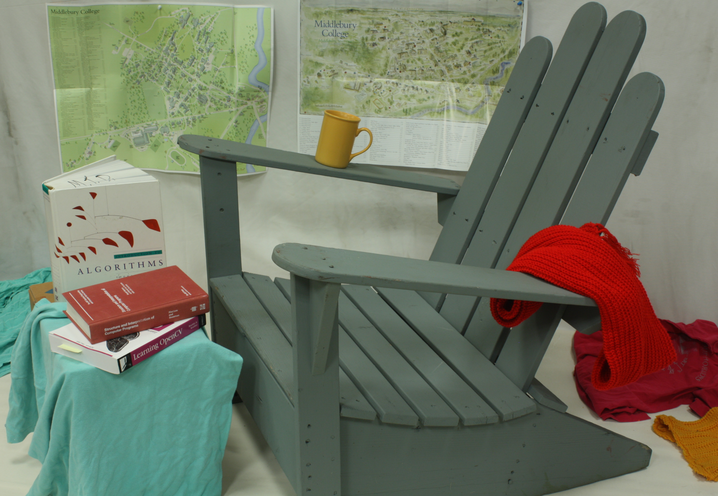
#> input picture source/2_left.png, 718 x 496 px
$ python compare_cost_function.py   (older library calls are emulated)
#> lines starting #> are read from the running program, lines starting #| are printed output that depends on the picture
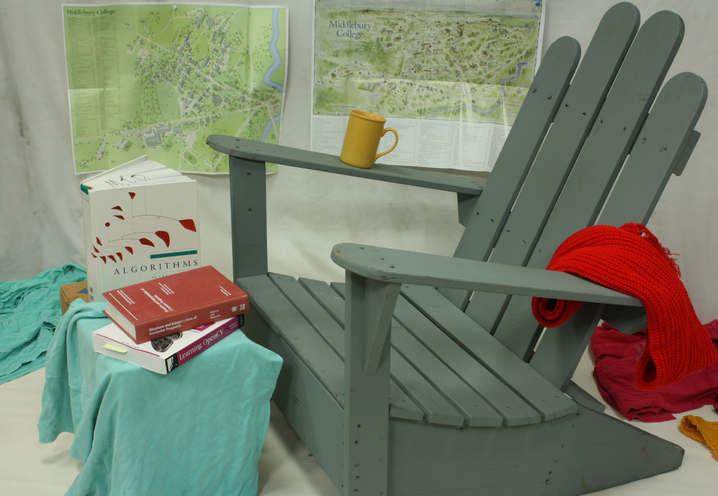
#> input picture source/2_right.png, 718 x 496 px
### utils.py
import matplotlib.pyplot as plt
import numpy as np

def show_images_side_by_side(left, right):
    # Show images side by side
    plt.figure(figsize=(10, 4))  # Optional: make the figure wider

    plt.subplot(1, 2, 1)
    plt.imshow(left, cmap='gray')
    plt.title('Left Image')
    plt.axis('off')

    plt.subplot(1, 2, 2)
    plt.imshow(right, cmap='gray')
    plt.title('Right Image')
    plt.axis('off')

    plt.tight_layout()
    plt.savefig("./result/left_right_image.png")
    print("Left and Right images are saved in the result folder")

### cost_function.py
import numpy as np
import cv2
from numpy.lib.stride_tricks import sliding_window_view
from matplotlib.cm import ScalarMappable
import matplotlib.pyplot as plt
# from utils import show_images_side_by_side
# from scipy.signal import find_peaks
import cv2.ximgproc
from numba import njit


# [62 lines left out: function compute_zncc, not called in this run]

def compute_ncc(left_img, right_img, window_size, max_disparity):
#> called with window_size = 5, max_disparity = 20
    assert left_img.shape == right_img.shape
    H, W = left_img.shape
#> H = 496; W = 718
    # window_area = window_size ** 2
    pad = window_size // 2

    # Convert to float32 and pad
    left = np.pad(left_img.astype(np.float32), pad, mode='constant')
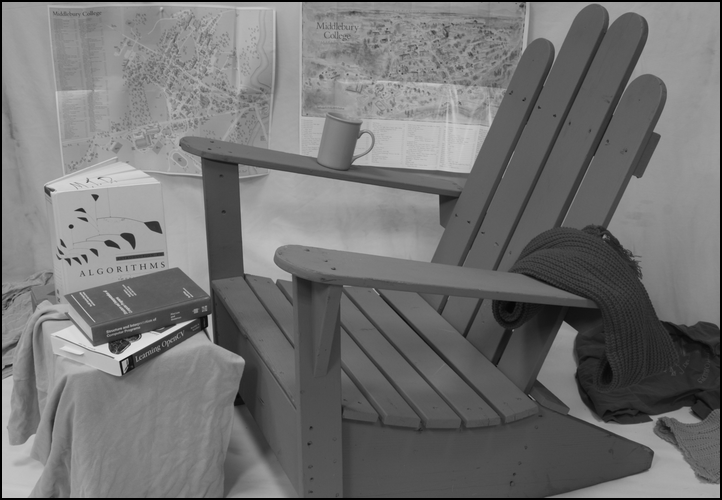
#> left: shape (500, 722) float32; min 0, max 231, mean 114.8
    right = np.pad(right_img.astype(np.float32), pad, mode='constant')
#> right: shape (500, 722) float32

    # Define convolution kernels
    sum_kernel = np.ones((window_size, window_size), dtype=np.float32)

    # Precompute left image statistics
    left_sq = left ** 2
    # sum_L = cv2.filter2D(left, -1, sum_kernel)[pad:-pad, pad:-pad]
    sum_L2 = cv2.filter2D(left_sq, -1, sum_kernel)[pad:-pad, pad:-pad]

    # Allocate NCC volume
    ncc_volume = np.zeros((H, W, max_disparity), dtype=np.float32)

    # Define shift function to simulate disparity
    shift = lambda arr: np.pad(arr, ((0, 0), (0, 1)), mode='constant')[:, 1:]

    # Compute NCC for each disparity level
    for d in range(max_disparity):
        # Shift right image and compute statistics
        right_shifted = right
        right_sq = right_shifted ** 2
        # sum_R = cv2.filter2D(right, -1, sum_kernel)[pad:-pad, pad:-pad]
        sum_R2 = cv2.filter2D(right_sq, -1, sum_kernel)[pad:-pad, pad:-pad]

        sum_LR = cv2.filter2D(left * right_shifted, -1, sum_kernel)[pad:-pad, pad:-pad]

        numerator = sum_LR
        denominator = np.sqrt(np.maximum(sum_L2 * sum_R2, 1e-8))
        ncc = numerator / denominator

        ncc_volume[:, :, d] = ncc

        # Shift right image one pixel left for next disparity
        right = shift(right)
#> this loop made 20 passes
#> pass 1, in compute_ncc, `sum_LR = cv2.filter2D(left * right_shifted, -1, sum_kernel)[pad:-pad, ..`:
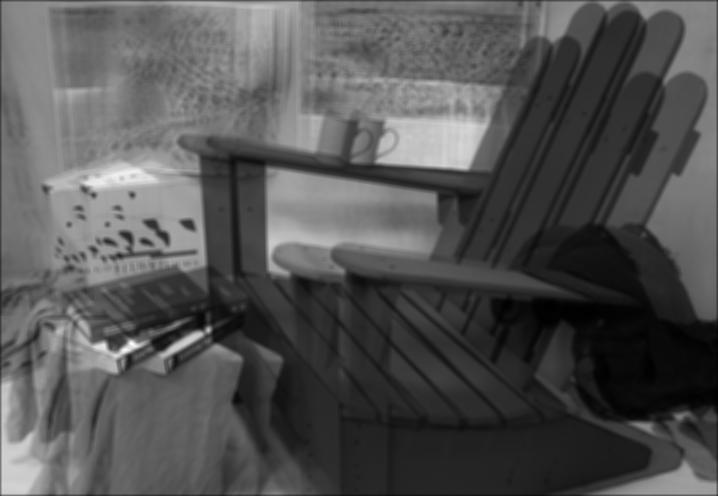
#> sum_LR: shape (496, 718) float32; min 2794, max 1173421, mean 386266.5; drawn with min black and max white
#> after the loop:
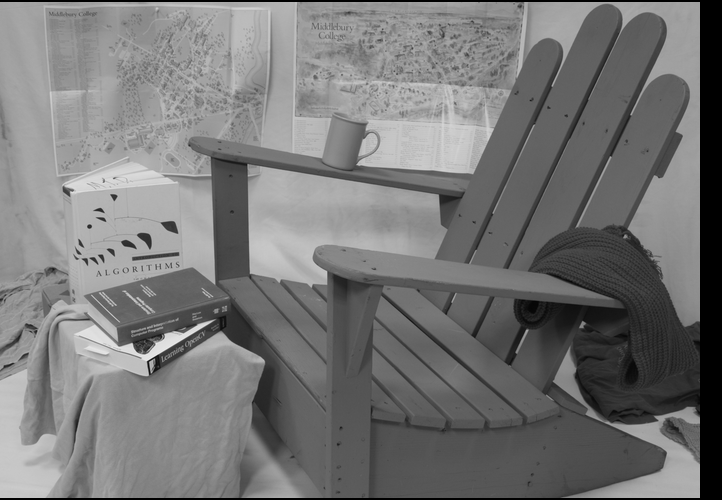
#> right: shape (500, 722) float32; min 0, max 239, mean 118.6
#> after the loop:
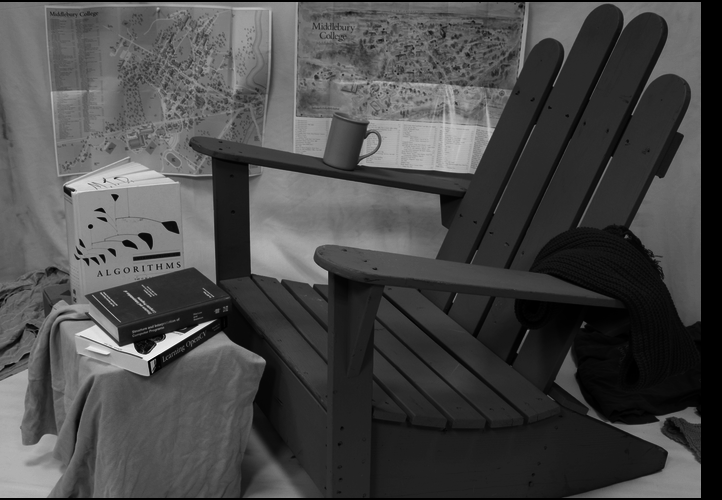
#> right_sq: shape (500, 722) float32; min 0, max 57121, mean 16403.7; drawn with min black and max white

    return ncc_volume

# [486 lines left out: functions compute_ssd, parabolic_subpixel_refinement, filter_disparity_curves, visualize_depth_with_nodata, wls_filter_disparity, compute_edge_map and 4 more, not called in this run]

### compare_cost_function.py
import numpy as np
import cv2  # Optional, only for loading and resizing images
import time
import matplotlib.pyplot as plt
from utils import show_images_side_by_side
from cost_function import compute_zncc, compute_ncc, compute_ssd

def get_fitting_result(volume, volume_type = "NCC"):
#> called with volume = array of shape (496, 718, 20), volume_type = 'NCC'
    if volume_type == "ssd" or volume_type == "SSD":
        return np.argmin(volume, axis=2)
    else:
        return np.argmax(volume, axis=2)
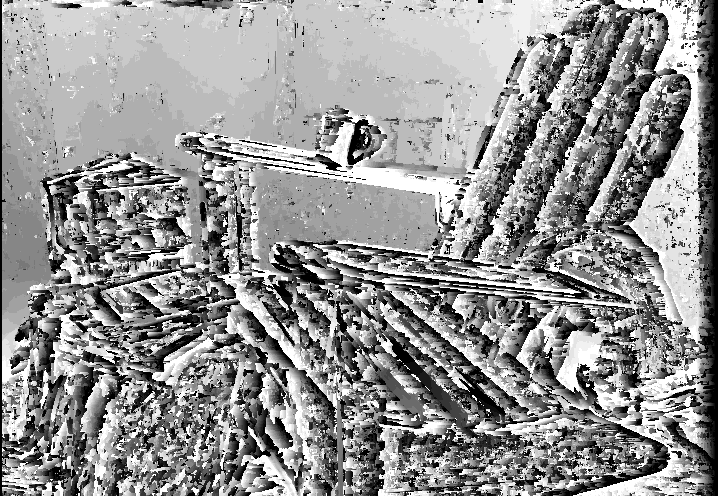
#> returned value: shape (496, 718) int64; min 0, max 19, mean 11; drawn with min black and max white


def display_disparity_map(disparity_map, volume_type):
#> called with volume_type = 'NCC'
    disp_norm = cv2.normalize(disparity_map, None, alpha=0, beta=255, norm_type=cv2.NORM_MINMAX)
    disp_norm = disp_norm.astype(np.uint8)
    plt.figure(figsize=(10, 5))
    plt.imshow(disp_norm, cmap='gray')
    plt.colorbar(label='Disparity')
    plt.title('Disparity Map (from '+ volume_type + ')')
    plt.axis('off')
    plt.show()
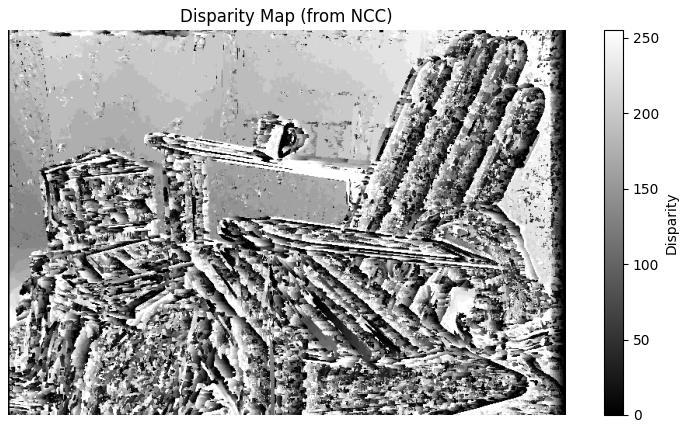
#> figure drawn by matplotlib, 2 panels

img_idx = 2
left = cv2.imread(f'./source/{img_idx}_left.png', cv2.IMREAD_GRAYSCALE)
right = cv2.imread(f'./source/{img_idx}_right.png', cv2.IMREAD_GRAYSCALE)
#left = cv2.imread('./dataset/Minoru3D/ActFigures/im0.png', cv2.IMREAD_GRAYSCALE)
#right = cv2.imread('./dataset/Minoru3D/ActFigures/im1.png', cv2.IMREAD_GRAYSCALE)
show_images_side_by_side(left, right)

window_size = 5
max_disparity = 20

# [4 lines of commented-out code are left out]

volume_type = "NCC"
volume = compute_ncc(left, right, window_size, max_disparity)
disparity_map = get_fitting_result(volume, volume_type)
display_disparity_map(disparity_map, volume_type)

# [4 lines of commented-out code are left out]
